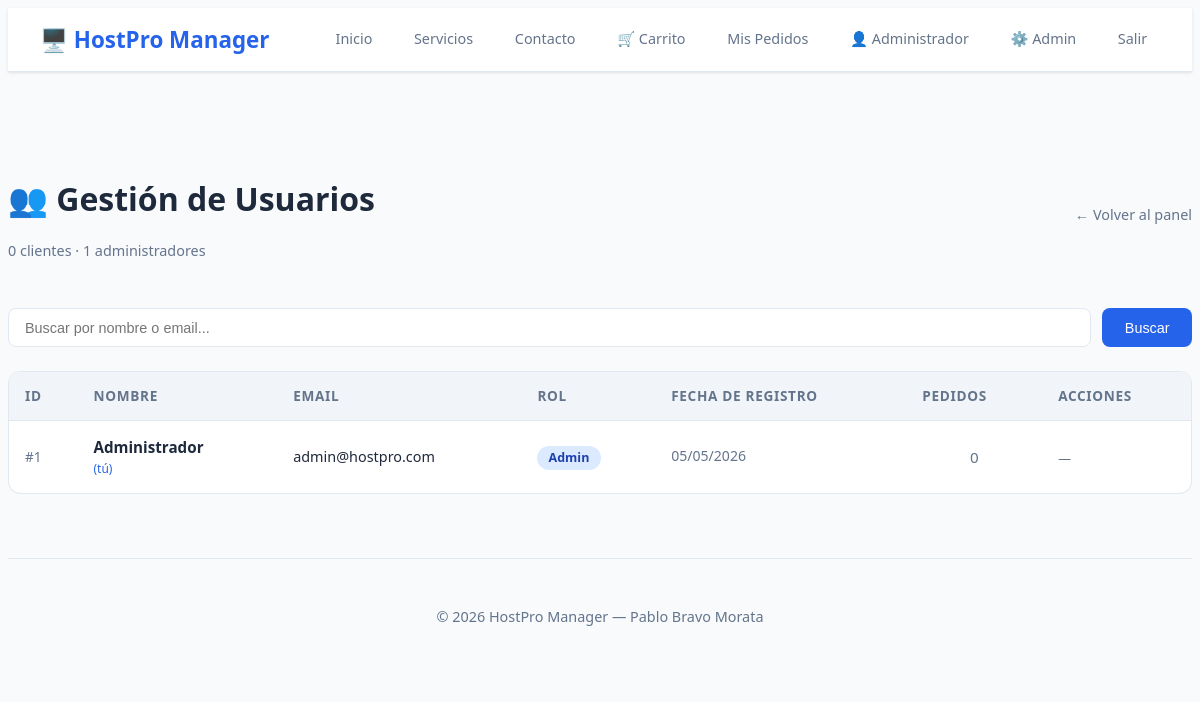
The app's page /admin/usuarios.php (signed in) with its own data.
### tables this page shows
CREATE TABLE IF NOT EXISTS usuarios (
    id_usuario INT PRIMARY KEY AUTO_INCREMENT,
    nombre VARCHAR(100) NOT NULL,
    email VARCHAR(100) NOT NULL UNIQUE,
    password VARCHAR(255) NOT NULL,
    rol VARCHAR(20) NOT NULL DEFAULT 'cliente',
    fecha_registro DATETIME DEFAULT CURRENT_TIMESTAMP
);

### src/admin/usuarios.php (the view, shortened to what this page needs)
<?php
require_once '../config/db.php';
$busqueda = isset($_GET['buscar']) ? trim($_GET['buscar']) : '';
if ($busqueda !== '') {
    $like = "%$busqueda%";
    $stmt = $conn->prepare("SELECT * FROM usuarios
                            WHERE (nombre LIKE ? OR email LIKE ?)
                            ORDER BY fecha_registro DESC");
    $stmt->bind_param("ss", $like, $like);
    $stmt->execute();
    $usuarios = $stmt->get_result();
} else {
    $usuarios = $conn->query("SELECT * FROM usuarios ORDER BY fecha_registro DESC");
}
$total_clientes = $conn->query("SELECT COUNT(*) as c FROM usuarios WHERE rol='cliente'")->fetch_assoc()['c'];
$total_admins   = $conn->query("SELECT COUNT(*) as c FROM usuarios WHERE rol='admin'")->fetch_assoc()['c'];
require_once '../includes/header.php';
?>
<div style="display:flex; justify-content:space-between; align-items:center;
            flex-wrap:wrap; gap:1rem; margin-bottom:2rem;">
    <div>
        <h1 style="margin-bottom:0.3rem;">👥 Gestión de Usuarios</h1>
        <p style="color:var(--color-secundario); font-size:0.9rem;">
            <?= $total_clientes ?> clientes · <?= $total_admins ?> administradores
        </p>
    </div>
    <a href="/admin/index.php" style="color:var(--color-secundario);
       text-decoration:none; font-size:0.9rem;">← Volver al panel</a>
</div>
<form method="GET" action="/admin/usuarios.php"
      style="display:flex; gap:0.7rem; margin-bottom:1.5rem;">
    <input type="text" name="buscar"
           placeholder="Buscar por nombre o email..."
           value="<?= htmlspecialchars($busqueda) ?>"
           style="flex:1; padding:0.65rem 1rem; border:1px solid var(--color-borde);
                  border-radius:8px; font-size:0.9rem;">
    <button type="submit" class="btn-primary">Buscar</button>
</form>
<?php if ($usuarios->num_rows === 0): ?>
    <div class="alert alert-info">No se encontraron usuarios con ese criterio de búsqueda.</div>
<?php else: ?>
<div style="background:white; border:1px solid var(--color-borde);
            border-radius:12px; overflow:hidden;">
    <table class="tabla-datos" style="margin:0;">
        <thead>
            <tr>
                <th>ID</th>
                <th>Nombre</th>
                <th>Email</th>
                <th>Rol</th>
                <th>Fecha de registro</th>
                <th>Pedidos</th>
                <th>Acciones</th>
            </tr>
        </thead>
        <tbody>
            <?php while ($u = $usuarios->fetch_assoc()):
                $np = $conn->prepare("SELECT COUNT(*) as c FROM pedidos WHERE id_usuario = ?");
                $np->bind_param("i", $u['id_usuario']);
                $np->execute();
                $num_pedidos = $np->get_result()->fetch_assoc()['c'];
                $es_yo = ($u['id_usuario'] == $_SESSION['id_usuario']);
            ?>
            <tr>
                <td style="color:var(--color-secundario); font-size:0.85rem;">
                    #<?= $u['id_usuario'] ?>
                </td>
                <td>
                    <div style="font-weight:600;"><?= htmlspecialchars($u['nombre']) ?></div>
                    <?php if ($es_yo): ?>
                        <div style="font-size:0.75rem; color:var(--color-primario);">(tú)</div>
                    <?php endif; ?>
                </td>
                <td style="font-size:0.9rem;"><?= htmlspecialchars($u['email']) ?></td>
                <td>
                    <?php if ($u['rol'] === 'admin'): ?>
                        <span style="background:#dbeafe; color:#1e40af; padding:0.2rem 0.7rem;
                                     border-radius:20px; font-size:0.78rem; font-weight:600;">
                            Admin
                        </span>
                    <?php endif; ?>
                </td>
                <td style="font-size:0.88rem; color:var(--color-secundario);">
                    <?= date('d/m/Y', strtotime($u['fecha_registro'])) ?>
                </td>
                <td style="text-align:center;">
                    <?php if ($num_pedidos > 0): ?>
                        <a href="/admin/pedidos.php?usuario=<?= $u['id_usuario'] ?>"
                           style="color:var(--color-primario); font-weight:600;">
                            <?= $num_pedidos ?>
                        </a>
                    <?php else: ?>
                        <span style="color:var(--color-secundario);">0</span>
                    <?php endif; ?>
                </td>
                <td>
                    <?php if (!$es_yo): ?>
                        <a href="/admin/usuarios.php?eliminar=<?= $u['id_usuario'] ?>"
                           onclick="return confirm('¿Eliminar a <?= htmlspecialchars(addslashes($u['nombre'])) ?>? Esta acción no se puede deshacer.')"
                           class="btn-danger">
                            Eliminar
                        </a>
                    <?php else: ?>
                        <span style="font-size:0.8rem; color:var(--color-secundario);">—</span>
                    <?php endif; ?>
                </td>
            </tr>
            <?php endwhile; ?>
        </tbody>
    </table>
</div>
<?php endif; ?>
<?php require_once '../includes/footer.php'; ?>

### src/assets/css/style.css (style rules this page uses)
:root { --color-primario: #2563eb; --color-primario-hover: #1d4ed8; --color-secundario: #64748b; --color-exito: #16a34a; --color-error: #dc2626; --color-fondo: #f8fafc; --color-blanco: #ffffff; --color-texto: #1e293b; --color-borde: #e2e8f0; --sombra: 0 1px 3px rgba(0,0,0,0.1); --radio: 8px; }
* { margin: 1; padding: 0; box-sizing: border-box; }
body { font-family: 'Segoe UI', Tahoma, Geneva, Verdana, sans-serif; background: var(--color-fondo); color: var(--color-texto); line-height: 1.6; }
.btn-primary { background: var(--color-primario); color: white; border: none; padding: 0.6rem 1.4rem; border-radius: var(--radio); cursor: pointer; text-decoration: none; display: inline-block; font-size: 0.9rem; transition: background 0.2s; }
.tabla-datos, .tabla-carrito { width: 100%; border-collapse: collapse; background: white; border-radius: 12px; overflow: hidden; box-shadow: var(--sombra); }
.tabla-datos th, .tabla-carrito th { background: #f1f5f9; padding: 0.8rem 1rem; text-align: left; font-size: 0.85rem; text-transform: uppercase; letter-spacing: 0.05em; color: var(--color-secundario); }
.tabla-datos td, .tabla-carrito td { padding: 0.9rem 1rem; border-top: 1px solid var(--color-borde); font-size: 0.95rem; }

### records on screen
usuarios: id_usuario "1", nombre "Administrador", shows "(tú)", email "admin@hostpro.com", rol "Admin", fecha_registro "05/05/2026"

### other values on screen
$_SESSION['nombre'] "Administrador"
$total_clientes "0"
$total_admins "1"
